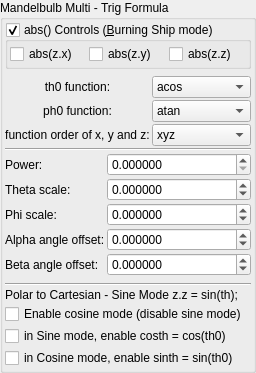
    <widget class="QGroupBox" name="groupBox">
     <property name="title">
      <string>Mandelbulb Multi - Trig Formula</string>
     </property>
     <property name="checkable">
      <bool>false</bool>
     </property>
     <layout class="QVBoxLayout" name="verticalLayout_39" stretch="0,0,0,0">
      <property name="spacing">
       <number>2</number>
      </property>
      <property name="leftMargin">
       <number>2</number>
      </property>
      <property name="topMargin">
       <number>2</number>
      </property>
      <property name="rightMargin">
       <number>2</number>
      </property>
      <property name="bottomMargin">
       <number>2</number>
      </property>
      <item>
       <widget class="MyGroupBox" name="groupCheck_transf_function_enabled_false">
        <property name="toolTip">
         <string/>
        </property>
        <property name="title">
         <string>abs() Controls (&amp;Burning Ship mode)</string>
        </property>
        <property name="checkable">
         <bool>true</bool>
        </property>
        <layout class="QVBoxLayout" name="verticalLayout_54">
         <property name="spacing">
          <number>2</number>
         </property>
         <property name="leftMargin">
          <number>2</number>
         </property>
         <property name="topMargin">
          <number>2</number>
         </property>
         <property name="rightMargin">
          <number>2</number>
         </property>
         <property name="bottomMargin">
          <number>2</number>
         </property>
         <item>
          <layout class="QGridLayout" name="gridLayout">
           <item row="0" column="2">
            <widget class="MyCheckBox" name="checkBox_transf_function_enabledAz_false">
             <property name="text">
              <string notr="true">abs(z.z)</string>
             </property>
            </widget>
           </item>
           <item row="0" column="1">
            <widget class="MyCheckBox" name="checkBox_transf_function_enabledAy_false">
             <property name="text">
              <string notr="true">abs(z.y)</string>
             </property>
            </widget>
           </item>
           <item row="0" column="0">
            <widget class="MyCheckBox" name="checkBox_transf_function_enabledAx_false">
             <property name="text">
              <string notr="true">abs(z.x)</string>
             </property>
            </widget>
           </item>
          </layout>
         </item>
        </layout>
       </widget>
      </item>
      <item>
       <layout class="QGridLayout" name="gridLayout_75" columnstretch="0,1">
        <property name="topMargin">
         <number>5</number>
        </property>
        <property name="verticalSpacing">
         <number>2</number>
        </property>
        <item row="3" column="0">
         <widget class="QLabel" name="label_multi1_order_of_xyz_2">
          <property name="text">
           <string>function order of x, y and z:</string>
          </property>
          <property name="alignment">
           <set>Qt::AlignCenter</set>
          </property>
         </widget>
        </item>
        <item row="3" column="1">
         <widget class="MyComboBox" name="comboBox_mandelbulbMulti_order_of_xyz">
          <item>
           <property name="text">
            <string notr="true">xyz</string>
           </property>
          </item>
          <item>
           <property name="text">
            <string notr="true">xzy</string>
           </property>
          </item>
          <item>
           <property name="text">
            <string notr="true">yxz</string>
           </property>
          </item>
          <item>
           <property name="text">
            <string notr="true">yzx</string>
           </property>
          </item>
          <item>
           <property name="text">
            <string notr="true">zxy</string>
           </property>
          </item>
          <item>
           <property name="text">
            <string notr="true">zyx</string>
           </property>
          </item>
         </widget>
        </item>
        <item row="4" column="0" colspan="2">
         <widget class="Line" name="line">
          <property name="orientation">
           <enum>Qt::Horizontal</enum>
          </property>
         </widget>
        </item>
        <item row="2" column="0">
         <widget class="QLabel" name="label_multi1_ph0_function_2">
          <property name="text">
           <string>ph0 function:</string>
          </property>
          <property name="alignment">
           <set>Qt::AlignCenter</set>
          </property>
         </widget>
        </item>
        <item row="1" column="0">
         <widget class="QLabel" name="label_multi1_th0_function_2">
          <property name="text">
           <string>th0 function:</string>
          </property>
          <property name="alignment">
           <set>Qt::AlignCenter</set>
          </property>
         </widget>
        </item>
        <item row="1" column="1">
         <widget class="MyComboBox" name="comboBox_mandelbulbMulti_acos_or_asin">
          <item>
           <property name="text">
            <string notr="true">acos</string>
           </property>
          </item>
          <item>
           <property name="text">
            <string notr="true">asin</string>
           </property>
          </item>
         </widget>
        </item>
        <item row="2" column="1">
         <widget class="MyComboBox" name="comboBox_mandelbulbMulti_atan_or_atan2">
          <item>
           <property name="text">
            <string notr="true">atan</string>
           </property>
          </item>
          <item>
           <property name="text">
            <string notr="true">atan2</string>
           </property>
          </item>
         </widget>
        </item>
       </layout>
      </item>
      <item>
       <layout class="QGridLayout" name="gridLayout_76" columnstretch="0,1">
        <property name="spacing">
         <number>2</number>
        </property>
        <item row="0" column="1">
         <widget class="MyDoubleSpinBox" name="spinbox_power">
          <property name="sizePolicy">
           <sizepolicy hsizetype="Minimum" vsizetype="Maximum">
            <horstretch>0</horstretch>
            <verstretch>0</verstretch>
           </sizepolicy>
          </property>
          <property name="prefix">
           <string/>
          </property>
          <property name="suffix">
           <string/>
          </property>
          <property name="decimals">
           <number>6</number>
          </property>
          <property name="minimum">
           <double>0.000000000000000</double>
          </property>
          <property name="maximum">
           <double>99.998999999999995</double>
          </property>
          <property name="singleStep">
           <double>0.100000000000000</double>
          </property>
         </widget>
        </item>
        <item row="3" column="0">
         <widget class="QLabel" name="label_292">
          <property name="text">
           <string>Alpha angle offset:</string>
          </property>
         </widget>
        </item>
        <item row="2" column="0">
         <widget class="QLabel" name="label_121">
          <property name="text">
           <string>Phi scale:</string>
          </property>
         </widget>
        </item>
        <item row="0" column="0">
         <widget class="QLabel" name="label_294">
          <property name="text">
           <string>Power:</string>
          </property>
         </widget>
        </item>
        <item row="1" column="1">
         <widget class="MyDoubleSpinBox" name="spinbox_transf_scaleA_1">
          <property name="sizePolicy">
           <sizepolicy hsizetype="Minimum" vsizetype="Maximum">
            <horstretch>0</horstretch>
            <verstretch>0</verstretch>
           </sizepolicy>
          </property>
          <property name="prefix">
           <string/>
          </property>
          <property name="suffix">
           <string/>
          </property>
          <property name="decimals">
           <number>6</number>
          </property>
          <property name="minimum">
           <double>-99.998999999999995</double>
          </property>
          <property name="maximum">
           <double>99.998999999999995</double>
          </property>
          <property name="singleStep">
           <double>0.100000000000000</double>
          </property>
         </widget>
        </item>
        <item row="2" column="1">
         <widget class="MyDoubleSpinBox" name="spinbox_transf_scaleB_1">
          <property name="sizePolicy">
           <sizepolicy hsizetype="Minimum" vsizetype="Maximum">
            <horstretch>0</horstretch>
            <verstretch>0</verstretch>
           </sizepolicy>
          </property>
          <property name="prefix">
           <string/>
          </property>
          <property name="suffix">
           <string/>
          </property>
          <property name="decimals">
           <number>6</number>
          </property>
          <property name="minimum">
           <double>-99.998999999999995</double>
          </property>
          <property name="maximum">
           <double>99.998999999999995</double>
          </property>
          <property name="singleStep">
           <double>0.100000000000000</double>
          </property>
         </widget>
        </item>
        <item row="3" column="1">
         <widget class="MyDoubleSpinBox" name="spinbox_alpha_angle_offset">
          <property name="sizePolicy">
           <sizepolicy hsizetype="Minimum" vsizetype="Maximum">
            <horstretch>0</horstretch>
            <verstretch>0</verstretch>
           </sizepolicy>
          </property>
          <property name="prefix">
           <string/>
          </property>
          <property name="suffix">
           <string/>
          </property>
          <property name="decimals">
           <number>6</number>
          </property>
          <property name="minimum">
           <double>-36000.000000000000000</double>
          </property>
          <property name="maximum">
           <double>36000.000000000000000</double>
          </property>
          <property name="singleStep">
           <double>0.100000000000000</double>
          </property>
         </widget>
        </item>
        <item row="1" column="0">
         <widget class="QLabel" name="label_120">
          <property name="text">
           <string>Theta scale:</string>
          </property>
         </widget>
        </item>
        <item row="4" column="1">
         <widget class="MyDoubleSpinBox" name="spinbox_beta_angle_offset">
          <property name="sizePolicy">
           <sizepolicy hsizetype="Minimum" vsizetype="Maximum">
            <horstretch>0</horstretch>
            <verstretch>0</verstretch>
           </sizepolicy>
          </property>
          <property name="prefix">
           <string/>
          </property>
          <property name="suffix">
           <string/>
          </property>
          <property name="decimals">
           <number>6</number>
          </property>
          <property name="minimum">
           <double>-36000.000000000000000</double>
          </property>
          <property name="maximum">
           <double>36000.000000000000000</double>
          </property>
          <property name="singleStep">
           <double>0.100000000000000</double>
          </property>
         </widget>
        </item>
        <item row="4" column="0">
         <widget class="QLabel" name="label_293">
          <property name="text">
           <string>Beta angle offset:</string>
          </property>
         </widget>
        </item>
       </layout>
      </item>
      <item>
       <layout class="QGridLayout" name="gridLayout_78">
        <property name="topMargin">
         <number>5</number>
        </property>
        <property name="verticalSpacing">
         <number>2</number>
        </property>
        <item row="4" column="0">
         <widget class="MyCheckBox" name="checkBox_transf_function_enabledy_false">
          <property name="text">
           <string>in Cosine mode, enable sinth = sin(th0)</string>
          </property>
         </widget>
        </item>
        <item row="1" column="0">
         <widget class="QLabel" name="label_122">
          <property name="text">
           <string>Polar to Cartesian - Sine Mode z.z = sin(th);</string>
          </property>
         </widget>
        </item>
        <item row="3" column="0">
         <widget class="MyCheckBox" name="checkBox_transf_function_enabledz_false">
          <property name="text">
           <string>in Sine mode, enable costh = cos(th0)</string>
          </property>
         </widget>
        </item>
        <item row="2" column="0">
         <widget class="MyCheckBox" name="checkBox_transf_function_enabledx_false">
          <property name="text">
           <string>Enable cosine mode (disable sine mode)</string>
          </property>
         </widget>
        </item>
        <item row="0" column="0" colspan="2">
         <widget class="Line" name="line_2">
          <property name="orientation">
           <enum>Qt::Horizontal</enum>
          </property>
         </widget>
        </item>
       </layout>
      </item>
     </layout>
    </widget>
